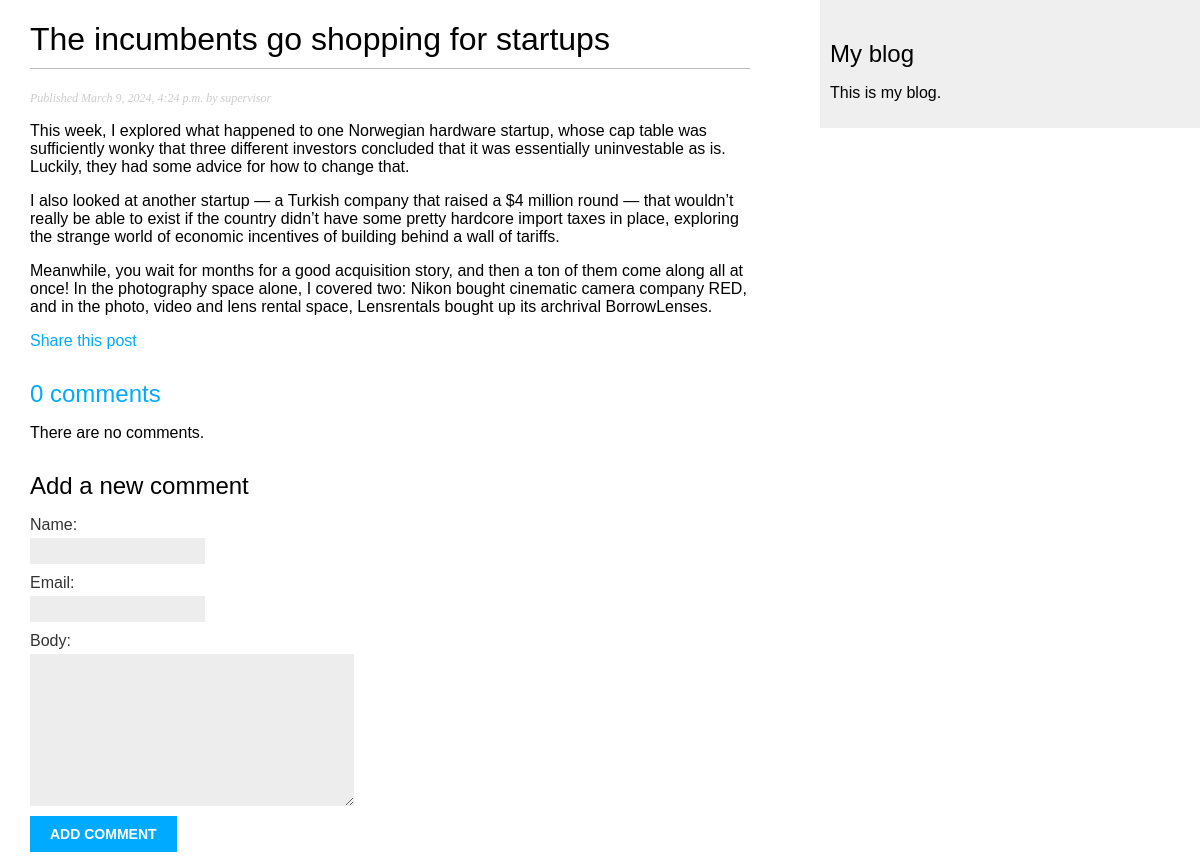
The app's page /2024/3/9/the-incumbents-go-shopping-for-startups with its own data.
### blog/models.py (models this page shows, shortened)
class Post(models.Model):
    class Status(models.TextChoices):
       DRAFT = 'DF', 'Draft'
       PUBLISHED = 'PB', 'Published'
    title = models.CharField(max_length=250)
    slug = models.SlugField(max_length=250,
                            unique_for_date='publish')
    author = models.ForeignKey(User,
                               on_delete=models.CASCADE,
                               related_name='blog_posts')
    body = models.TextField()
    publish = models.DateTimeField(default=timezone.now)
    created = models.DateTimeField(auto_now_add=True)
    updated = models.DateTimeField(auto_now=True)
    status = models.CharField(max_length=2,
                              choices=Status.choices,
                              default=Status.DRAFT)
    objects = models.Manager()
    published = PublishedManager()
    tags = TaggableManager()
    class Meta:
        ordering = ['-publish']
        indexes = [
            models.Index(fields=['-publish']),
            ]

### blog/views.py (the view)
# urls.py: path('<int:year>/<int:month>/<int:day>/<slug:post>', views.post_detail,
def post_detail(request, year, month, day, post):
    post = get_object_or_404(Post,
                             status=Post.Status.PUBLISHED,
                             slug=post,
                             publish__year=year,
                             publish__month=month,
                             publish__day=day)
    comments = post.comments.filter(active=True)
    form = CommentForm()
    return render(request,
                  'blog/post/detail.html',
                  {'post':post,
                   'comments':comments,
                   'form':form})

### blog/forms.py
class CommentForm(forms.ModelForm):
    class Meta:
        model = Comment
        fields = ['name', 'email', 'body']

### blog/templates/blog/post/detail.html (shortened to what this page needs)
{% extends "blog/base.html" %}
{% load static %}
{% block content %}
 <h1>
    {{ post.title }}
</h1>
 <p class="date">
    Published {{ post.publish }} by {{ post.author }}
 </p>
 {{ post.body|linebreaks }}
 <p>
   <a href="{% url "blog:post_share" post.id %}">
   Share this post
   </a>
   </p>
   {% with comments.count as total_comments %}
   <h2>
      <a href={% url "blog:post_comment" post.id %}>
   {{ total_comments }} comment{{ total_comments|pluralize }}
   </h2>
   {% endwith %}
   {% for comment in comments %}
   <div class="comment">
      <p class="info">
         Comment {{ forloop.counter }} by {{ comment.name }}
         {{ comment.created }}
         </p>
         {{ comment.body|linebreaks }}
   </div>
   {% empty %}
   <p>There are no comments.</p>
   {% endfor %}
   {% include "blog/post/includes/comment_form.html" %}
{% endblock %}

### blog/static/css/blog.css (style rules this page uses)
body { margin:0; padding:0; font-family:helvetica, sans-serif; }
a { color:#00abff; text-decoration:none; }
h1 { font-weight:normal; border-bottom:1px solid #bbb; padding:0 0 10px 0; }
h2 { font-weight:normal; margin:30px 0 0; }
p.date { color:#ccc; font-family: georgia, serif; font-size: 12px; font-style: italic; }
label { float:left; clear:both; color:#333; margin-bottom:4px; }
input, textarea { clear:both; float:left; margin:0 0 10px; background:#ededed; border:0; padding:6px 10px; font-size:12px; }

### records on screen
Post: title "The incumbents go shopping for startups", publish "March 9, 2024, 4:24 p.m.", author "supervisor", body "This week, I explored what happened to one Norwegian hardware startup, whose cap table was sufficiently wonky that three different investors concluded that it was essentially uninvestable as is. Luckily, they had some advice for how to change that. I also looked at another startup — a Turkish company that raised a $4 million round — that wouldn’t really be able to exist if the country didn’t have some pretty hardcore import taxes in place, exploring the strange world of economic incentives of building behind a wall of tariffs. Meanwhile, you wait for months for a good acquisition story, and then a ton of them come along all at once! In the photography space alone, I covered two: Nikon…"

### other values on screen
{{ total_comments }} "0"
